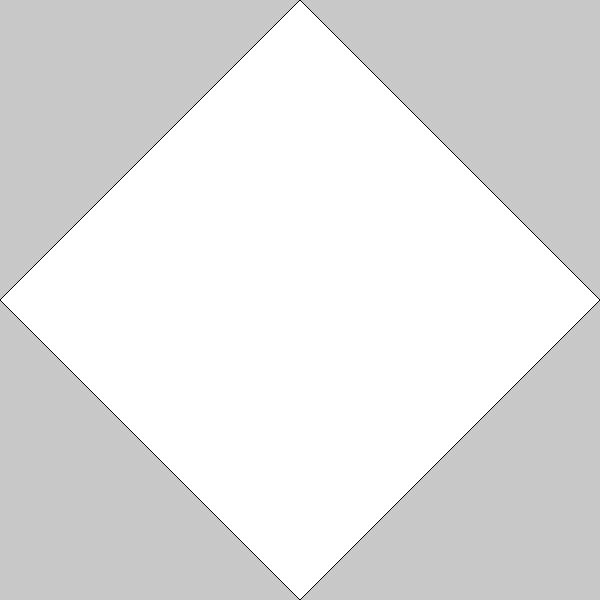
Frame 1 (no input)
Frame 60 (no input): identical to frame 1, image omitted
Frame 120 (the mouse pressed at the canvas centre since frame 60): identical to frame 1, image omitted

The p5.js sketch that drew this single still picture (run headless with seeded random() and noise() and a simulated clock; from frame 60 on, the mouse is pressed at the canvas centre):

// p5.js sketch
// ── sketch.js
function setup() {
  var width = 600, height = 600;
  createCanvas(width,height);
  background(200);
  
  beginShape();
  vertex(width*.5,0);
  vertex(width, height*.5);
  vertex(width *.5,height);
  vertex(0,height*.5);
  endShape(CLOSE);  
}

function draw() {
  // put drawing code here
}
